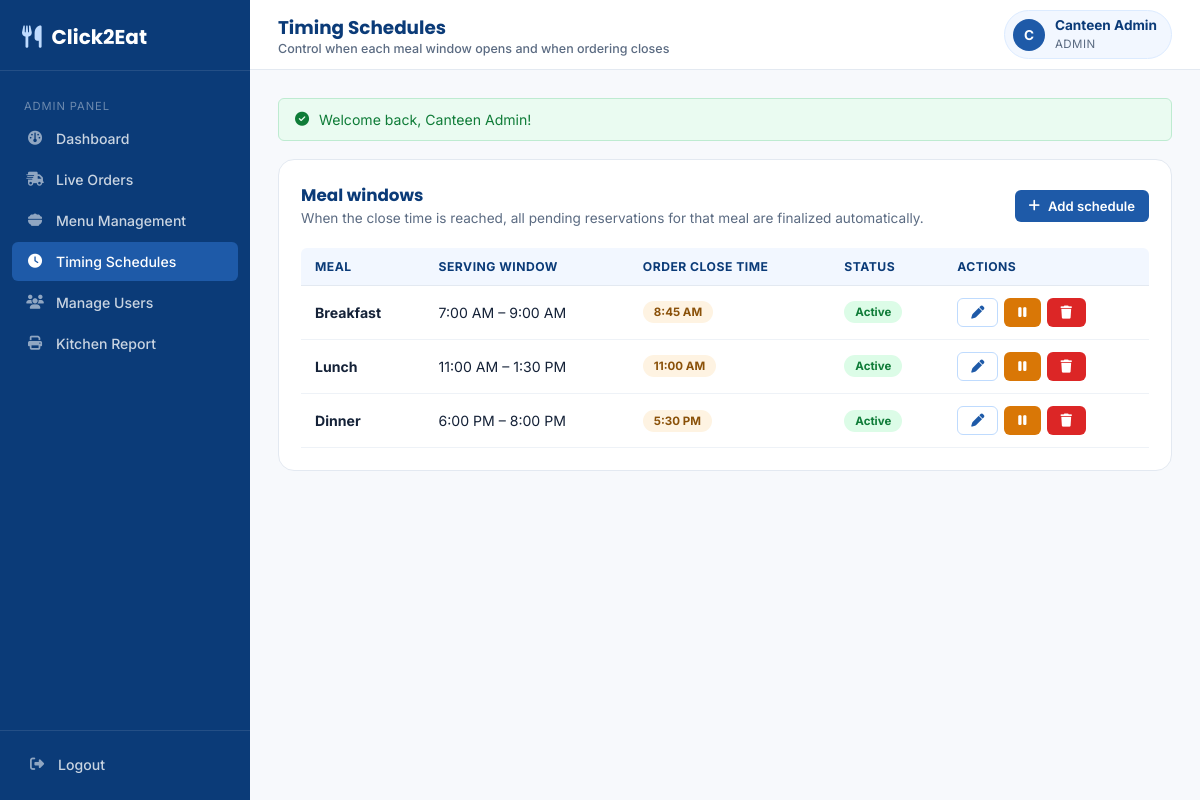
Page /admin/manage_timings.php (signed in) on the committed database.
### tables this page shows
CREATE TABLE `meal_schedules` (
  `id` int(11) NOT NULL,
  `meal_name` varchar(50) NOT NULL,
  `start_time` time NOT NULL,
  `end_time` time NOT NULL,
  `order_close_time` time NOT NULL,
  `is_active` tinyint(1) NOT NULL DEFAULT 1,
  `created_at` datetime NOT NULL DEFAULT current_timestamp()
);

### includes/functions.php (called while the page is built, shortened)
<?php
function e($str) {
    return htmlspecialchars($str ?? '', ENT_QUOTES, 'UTF-8');
}

### admin/manage_timings.php (the view, shortened to what this page needs)
<?php
require_once __DIR__ . '/../config/config.php';
$schedules = mysqli_query($conn, "SELECT * FROM meal_schedules ORDER BY start_time ASC");
?>
<!DOCTYPE html>
<html lang="en">
<head>
  <link rel="stylesheet" href="../assets/css/style.css">
</head>
<body>
<div class="app-shell">
  <?php include __DIR__ . '/../includes/admin_sidebar.php'; ?>
  <div class="main-col">
    <?php include __DIR__ . '/../includes/topbar.php'; ?>
    <div class="page-body">
      <?php include __DIR__ . '/../includes/flash.php'; ?>
      <div class="card">
        <div class="card-head">
          <div>
            <h2>Meal windows</h2>
            <p>When the close time is reached, all pending reservations for that meal are finalized automatically.</p>
          </div>
          <button class="btn btn-primary btn-sm" data-modal-open="timingModal" onclick="resetTimingForm()">
            <i class="fa-solid fa-plus"></i> Add schedule
          </button>
        </div>
        <div class="table-wrap">
          <table>
            <thead><tr><th>Meal</th><th>Serving window</th><th>Order close time</th><th>Status</th><th>Actions</th></tr></thead>
            <tbody>
              <?php while ($s = mysqli_fetch_assoc($schedules)): ?>
                <tr>
                  <td><strong><?= e($s['meal_name']) ?></strong></td>
                  <td><?= date('g:i A', strtotime($s['start_time'])) ?> – <?= date('g:i A', strtotime($s['end_time'])) ?></td>
                  <td><span class="badge badge-amber"><?= date('g:i A', strtotime($s['order_close_time'])) ?></span></td>
                  <td>
                    <?php if ($s['is_active']): ?><span class="badge badge-green">Active</span>
                    <?php else: ?><span class="badge badge-gray">Inactive</span><?php endif; ?>
                  </td>
                  <td>
                    <div style="display:flex;gap:6px;">
                      <button class="btn btn-outline btn-sm" onclick='editTiming(<?= json_encode($s, JSON_HEX_APOS | JSON_HEX_QUOT) ?>)'><i class="fa-solid fa-pen"></i></button>
                      <form action="timings_process.php" method="POST" style="display:inline;">
                        <button type="submit" class="btn btn-<?= $s['is_active'] ? 'warning' : 'success' ?> btn-sm">
                          <i class="fa-solid <?= $s['is_active'] ? 'fa-pause' : 'fa-play' ?>"></i>
                        </button>
                      </form>
                      <form action="timings_process.php" method="POST" onsubmit="return confirm('Delete this schedule?');" style="display:inline;">
                        <button type="submit" class="btn btn-danger btn-sm"><i class="fa-solid fa-trash"></i></button>
                      </form>
                    </div>
                  </td>
                </tr>
              <?php endwhile; ?>
            </tbody>
          </table>
        </div>
      </div>
    </div>
  </div>
</div>
</body>
</html>

### assets/css/style.css (style rules this page uses)
:root { --blue-900:#0B3B78; --blue-800:#123E7D; --blue-700:#1E5AA8; --blue-600:#2568C4; --blue-500:#3B82F6; --blue-200:#BFDBFE; --blue-100:#DCEBFF; --blue-50:#F2F7FF; --white:#FFFFFF; --gray-50:#F7F9FC; --gray-100:#EEF2F7; --gray-200:#E3E9F1; --gray-400:#9AA9BD; --gray-600:#5B6B82; --text:#152238; --success:#16A34A; --success-dark:#0F7C38; --danger:#DC2626; --danger-dark:#B91C1C; --warning:#D97706; --warning-bg:#FEF3E2; --radius-sm:6px; --radius:10px; --radius-lg:16px; --shadow-sm:0 1px 2px rgba(11,59,120,.06); --shadow:0 4px 16px rgba(11,59,120,.08); --shadow-lg:0 12px 32px rgba(11,59,120,.14); --font-heading:'Poppins',sans-serif; --font-body:'Inter',sans-serif; }
*,*::before,*::after { box-sizing:border-box; }
html,body { margin:0;padding:0; }
body { font-family:var(--font-body); color:var(--text); background:var(--gray-50); -webkit-font-smoothing:antialiased; }
h1,h2,h3,h4,h5 { font-family:var(--font-heading);margin:0 0 .4em;color:var(--blue-900); }
p { margin:0 0 1em;line-height:1.6; }
button { font-family:inherit; }
.btn { display:inline-flex;align-items:center;justify-content:center;gap:8px; padding:11px 20px;border-radius:var(--radius-sm); font-weight:600;font-size:.92rem;border:1px solid transparent; cursor:pointer;transition:.15s ease;white-space:nowrap; }
.btn-sm { padding:7px 13px;font-size:.82rem; }
.btn-primary { background:var(--blue-700);color:var(--white); }
.btn-outline { background:var(--white);color:var(--blue-700);border-color:var(--blue-200); }
.btn-danger { background:var(--danger);color:var(--white); }
.btn-warning { background:var(--warning);color:var(--white); }
.app-shell { display:flex;min-height:100vh; }
.main-col { flex:1;min-width:0;display:flex;flex-direction:column; }
.page-body { padding:28px;flex:1; }
.card { background:var(--white);border:1px solid var(--gray-200);border-radius:var(--radius-lg);padding:22px;margin-bottom:22px; }
.card-head { display:flex;align-items:center;justify-content:space-between;margin-bottom:18px;flex-wrap:wrap;gap:10px; }
.card-head h2 { font-size:1.05rem;margin:0; }
.card-head p { margin:0;color:var(--gray-600);font-size:.85rem; }
.table-wrap { overflow-x:auto; }
table { width:100%;border-collapse:collapse;font-size:.88rem; }
thead th { text-align:left;padding:11px 14px;background:var(--blue-50);color:var(--blue-900); font-weight:700;font-size:.76rem;text-transform:uppercase;letter-spacing:.04em; border-bottom:1px solid var(--gray-200);white-space:nowrap; }
thead th:first-child { border-top-left-radius:var(--radius-sm); }
thead th:last-child { border-top-right-radius:var(--radius-sm); }
tbody td { padding:12px 14px;border-bottom:1px solid var(--gray-100);vertical-align:middle; }
.badge { display:inline-flex;align-items:center;gap:5px;padding:4px 11px;border-radius:999px;font-size:.72rem;font-weight:700;text-transform:capitalize; }
.badge-green { background:#DCFCE7;color:var(--success-dark); }
.badge-amber { background:var(--warning-bg);color:#8a5109; }

### rows in the picture
meal_schedules: meal_name "Breakfast", start_time "7:00 AM", end_time "9:00 AM", order_close_time "8:45 AM", is_active "Active"
meal_schedules: meal_name "Lunch", start_time "11:00 AM", end_time "1:30 PM", order_close_time "11:00 AM", is_active "Active"
meal_schedules: meal_name "Dinner", start_time "6:00 PM", end_time "8:00 PM", order_close_time "5:30 PM", is_active "Active"

### other values in the picture
SITE_NAME "Click2Eat"
$link['label'] "Dashboard"
$link['label'] "Live Orders"
$link['label'] "Menu Management"
$link['label'] "Timing Schedules"
$link['label'] "Manage Users"
$link['label'] "Kitchen Report"
$pageTitle "Timing Schedules"
$pageSubtitle "Control when each meal window opens and when ordering closes"
substr($u['full_name'], 0, 1) "C"
$u['full_name'] "Canteen Admin"
$u['role'] "ADMIN"
$flash['message'] "Welcome back, Canteen Admin!"
